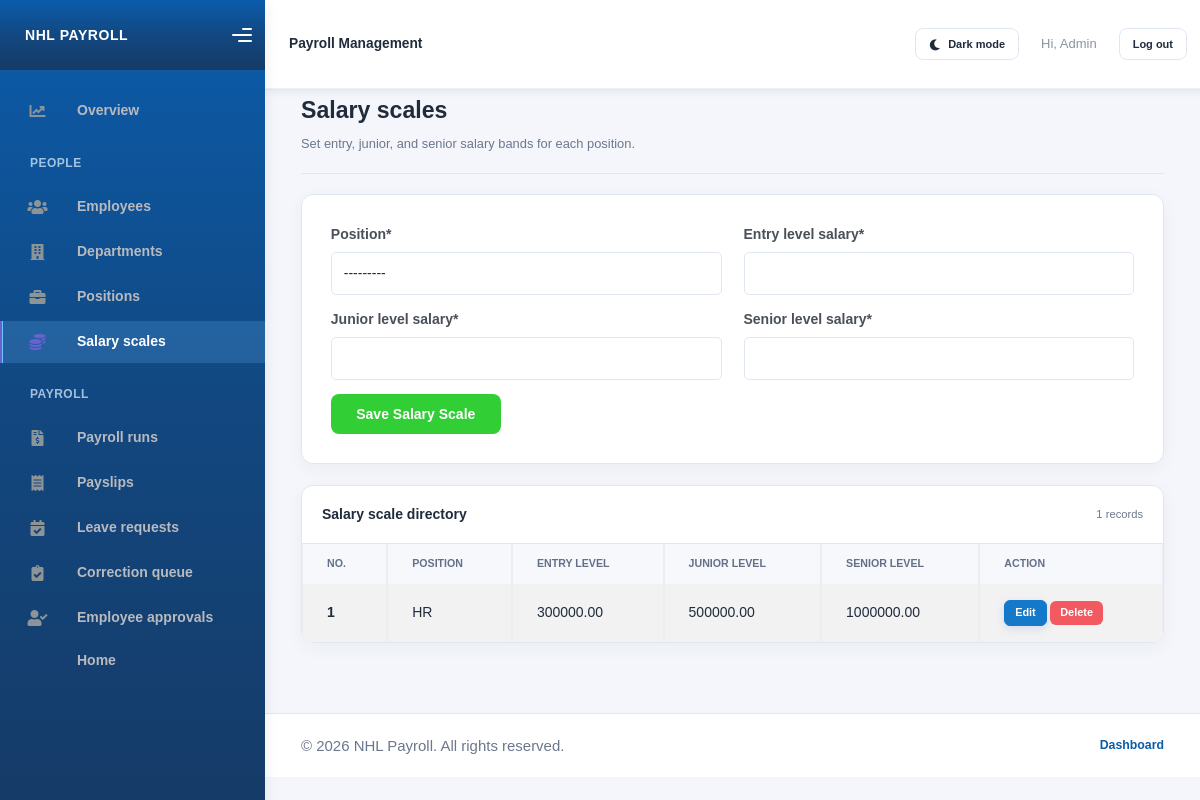
The page /add_salary_scale/ (signed in) on the database its author committed.
### payroll/models.py (models this page shows, shortened)
class Salary_Scale(models.Model):
    position = models.OneToOneField(Position,on_delete=models.CASCADE)
    entry_level_salary = models.DecimalField(max_digits=10,decimal_places=2)
    junior_level_salary = models.DecimalField(max_digits=10,decimal_places=2)
    senior_level_salary = models.DecimalField(max_digits=10,decimal_places=2)

class Position(models.Model):
    title = models.CharField(max_length=100)
    level = models.CharField(max_length=50)
    department_name = models.ForeignKey(Department,  on_delete=models.CASCADE)
    def __str__(self):
        return f"{self.title}"

### payroll/views.py (the view)
# urls.py: path('add_salary_scale/',add_salary_scale_view, name = 'add_salary_scale_page'),
@staff_member_required(login_url="login")
def add_salary_scale_view(request):
    message =''
    if request.method == "POST":
        salary_scale_form = Salary_ScaleForm(request.POST)
        if salary_scale_form.is_valid():
            salary_scale_form.save()
            message='salary_scale Added Successfully'
    else:
        salary_scale_form = Salary_ScaleForm()
    salary_scales = Salary_Scale.objects.all()
    context = {
        'form':salary_scale_form,
        'msg':message,
        'salary_scales':salary_scales
    }
    return render(request,"add_salary_scale.html",context)

### payroll/forms.py
class Salary_ScaleForm(ModelForm):
    class Meta:
        model = Salary_Scale
        fields ='__all__'

### payroll/templates/add_salary_scale.html (shortened to what this page needs)
{% extends "./base.html" %}
{% load crispy_forms_tags %}
{% block content %}
<div class="page-shell">
    <div class="page-header">
        <div>
            <h1>Salary scales</h1>
            <p>Set entry, junior, and senior salary bands for each position.</p>
        </div>
    </div>
    <div class="card form-card p-4 mb-4">
        <form method="POST">
            {{form|crispy}}
            <button type="submit" class="btn btn-success w-100">Save Salary Scale</button>
        </form>
    </div>
    <div class="card">
        <div class="list-card-header">
            <h2>Salary scale directory</h2>
            <span>{{ salary_scales|length }} records</span>
        </div>
        <div class="table-responsive">
            <table class="table table-striped table-bordered align-middle" style="margin-bottom:0;">
                <thead>
                    <tr>
                        <th scope="col">No.</th>
                        <th scope="col">Position</th>
                        <th scope="col">Entry Level</th>
                        <th scope="col">Junior Level</th>
                        <th scope="col">Senior Level</th>
                        <th scope="col">Action</th>
                    </tr>
                </thead>
                <tbody>
                    {% for salary_scale in salary_scales %}
                    <tr>
                        <th scope="row">{{salary_scale.id}}</th>
                        <td>{{salary_scale.position}}</td>
                        <td>{{salary_scale.entry_level_salary}}</td>
                        <td>{{salary_scale.junior_level_salary}}</td>
                        <td>{{salary_scale.senior_level_salary}}</td>
                        <td>
                            <a href="{% url 'edit_salary_scale_page' salary_scale.id%}" class='btn btn-sm btn-primary'>Edit</a>
                            <form method="post" action="{% url 'delete_salary_scale_page' salary_scale.id %}" class="d-inline" onsubmit="return confirm('WARNING! Salary scale for {{ salary_scale.position.title }} WILL BE DELETED!')">
                                <button type="submit" class="btn btn-sm btn-danger">Delete</button>
                            </form>
                        </td>
                    </tr>
                    {% empty %}
                    <tr><td colspan="6" class="text-center text-muted py-4">No salary scales yet. Add one using the form above.</td></tr>
                    {% endfor %}
                </tbody>
            </table>
        </div>
    </div>
</div>
{% endblock content %}

### payroll/templates/base.html (shortened to what this page needs)
 <!DOCTYPE html>
<html>
    {%load static%}
    {% load crispy_forms_tags %}
<head>
    <link rel="stylesheet" href="{% static 'Kaiadmin/assets/css/bootstrap.min.css' %}">
    <link rel="stylesheet" href="{% static 'Kaiadmin/assets/css/plugins.min.css' %}">
    <link rel="stylesheet" href="{% static 'Kaiadmin/assets/css/kaiadmin.min.css' %}">
    <link rel="stylesheet" href="{% static 'Kaiadmin/assets/css/fonts.min.css' %}">
</head>
<body>
    <div class="wrapper">
        {% if user.is_authenticated %}
        <aside class="sidebar{% if not user.is_staff %} employee-sidebar{% endif %}" data-background-color="dark">
            <div class="sidebar-logo">
                <div class="logo-header" data-background-color="dark">
                    <a class="logo payroll-brand" href="{% if user.is_staff %}{% url 'dashboard_page' %}{% else %}{% url 'home_page' %}{% endif %}">NHL PAYROLL</a>
                    <div class="nav-toggle">
                        <button class="btn btn-toggle toggle-sidebar" type="button" aria-label="Toggle sidebar">
                            <i class="gg-menu-right"></i>
                        </button>
                    </div>
                </div>
            </div>
            <div class="sidebar-wrapper scrollbar scrollbar-inner">
                <div class="sidebar-content">
                    {% if user.is_staff %}
                    <ul class="nav nav-secondary">
                        <li class="nav-item {% if request.resolver_match.url_name == 'dashboard_page' %}active{% endif %}">
                            <a class="payroll-nav-link" href="{% url 'dashboard_page' %}"><i class="fas fa-chart-line"></i><p>Overview</p></a>
                        </li>
                        <li class="nav-section"><span class="sidebar-mini-icon"></span><h4 class="text-section">People</h4></li>
                        <li class="nav-item {% if 'employee' in request.path %}active{% endif %}"><a class="payroll-nav-link" href="{% url 'add_employee_page' %}"><i class="fas fa-users"></i><p>Employees</p></a></li>
                        <li class="nav-item {% if 'department' in request.path %}active{% endif %}"><a class="payroll-nav-link" href="{% url 'add_department_page' %}"><i class="fas fa-building"></i><p>Departments</p></a></li>
                        <li class="nav-item {% if 'position' in request.path %}active{% endif %}"><a class="payroll-nav-link" href="{% url 'add_position_page' %}"><i class="fas fa-briefcase"></i><p>Positions</p></a></li>
                        <li class="nav-item {% if 'salary_scale' in request.path %}active{% endif %}"><a class="payroll-nav-link" href="{% url 'add_salary_scale_page' %}"><i class="fas fa-coins"></i><p>Salary scales</p></a></li>
                        <li class="nav-section"><span class="sidebar-mini-icon"></span><h4 class="text-section">Payroll</h4></li>
                        <li class="nav-item {% if 'payroll' in request.path %}active{% endif %}"><a class="payroll-nav-link" href="{% url 'add_payroll_page' %}"><i class="fas fa-file-invoice-dollar"></i><p>Payroll runs</p></a></li>
                        <li class="nav-item {% if 'payslip' in request.path %}active{% endif %}"><a class="payroll-nav-link" href="{% url 'add_payslip_page' %}"><i class="fas fa-receipt"></i><p>Payslips</p></a></li>
                        <li class="nav-item {% if 'staff/leave-requests' in request.path %}active{% endif %}"><a class="payroll-nav-link" href="{% url 'staff_leave_requests_page' %}"><i class="fas fa-calendar-check"></i><p>Leave requests</p></a></li>
                        <li class="nav-item {% if 'staff/payroll-requests' in request.path %}active{% endif %}"><a class="payroll-nav-link" href="{% url 'staff_payroll_requests_page' %}"><i class="fas fa-clipboard-check"></i><p>Correction queue</p></a></li>
                        <li class="nav-item {% if 'staff/employee-data-requests' in request.path %}active{% endif %}"><a class="payroll-nav-link" href="{% url 'staff_employee_data_requests_page' %}"><i class="fas fa-user-check"></i><p>Employee approvals</p></a></li>
                        <li class="nav-item {% if request.resolver_match.url_name == 'home_page' %}active{% endif %}"><a class="payroll-nav-link" href="{% url 'home_page' %}"><p>Home</p></a></li>
                    </ul>
                    {% endif %}
                </div>
            </div>
        </aside>
        {% endif %}
        {% if user.is_authenticated %}
        <button class="mobile-nav-overlay" type="button" tabindex="-1" aria-label="Close navigation"></button>
        {% endif %}
        <div class="main-panel{% if not user.is_authenticated %} main-panel-auth{% endif %}">
            <div class="main-header">
                <nav class="navbar navbar-header navbar-header-transparent navbar-expand-lg border-bottom">
                    <div class="container-fluid">
                        <span class="navbar-brand mb-0 h1">{% if user.is_staff %}Payroll Management{% elif user.managed_department %}Department manager{% elif user.is_authenticated %}Employee self-service{% else %}Payroll Management{% endif %}</span>
                        <ul class="navbar-nav topbar-nav ms-md-auto align-items-center">
                            <li class="nav-item">
                                <button
                                    type="button"
                                    class="btn btn-sm btn-outline-secondary theme-toggle"
                                    id="theme-toggle"
                                    aria-label="Switch to dark mode"
                                    aria-pressed="false"
                                >
                                    <i class="fas fa-moon" id="theme-toggle-icon" aria-hidden="true"></i>
                                    <span id="theme-toggle-label">Dark mode</span>
                                </button>
                            </li>
                            {% if user.is_authenticated %}
                            <li class="nav-item"><span class="nav-link">Hi, {{ user.get_username }}</span></li>
                            <li class="nav-item">
                                <form method="post" action="{% url 'logout' %}">
                                    <button type="submit" class="btn btn-sm btn-outline-secondary">Log out</button>
                                </form>
                            </li>
                            {% else %}
                            <li class="nav-item"><a class="nav-link" href="{% url 'login' %}">Log in</a></li>
                            <li class="nav-item"><a class="nav-link" href="{% url 'sign_up_page' %}">Sign up</a></li>
                            {% endif %}
                        </ul>
                    </div>
                </nav>
            </div>
            <main class="content-wrapper payroll-content">
                {% block content %}{% endblock content %}
            </main>
            <footer class="site-footer">
                <p>&copy; {% now "Y" %} NHL Payroll. All rights reserved.</p>
                <nav class="site-footer-links" aria-label="Footer navigation">
                    {% if user.is_staff %}
                    <a href="{% url 'dashboard_page' %}">Dashboard</a>
                    {% else %}
                    <a href="{% url 'index_page' %}">Home</a>
                    {% endif %}
                </nav>
            </footer>
        </div>
    </div>
</body>
</html>

### rows shown on the page
Salary_Scale: id "1", position "HR", entry_level_salary "300000.00", junior_level_salary "500000.00", senior_level_salary "1000000.00"

### other values the page prints
{{ user.get_username }} "Admin"
{{ salary_scales|length }} "1"
